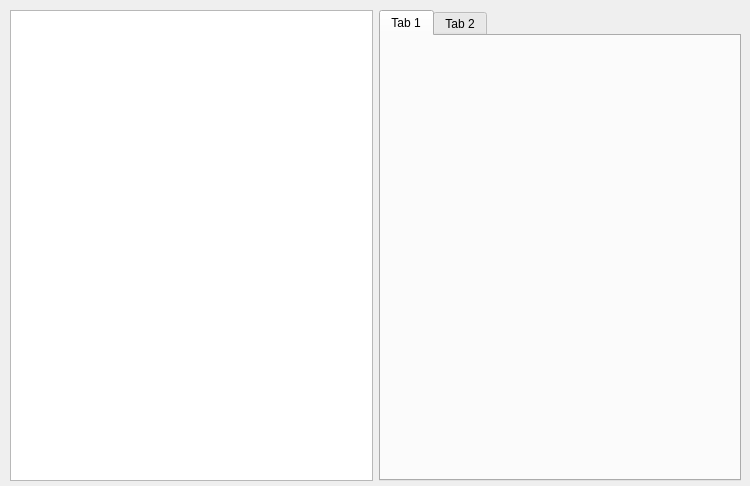
<?xml version="1.0" encoding="UTF-8"?>
<ui version="4.0">
 <class>Form</class>
 <widget class="QWidget" name="Form">
  <property name="geometry">
   <rect>
    <x>0</x>
    <y>0</y>
    <width>750</width>
    <height>486</height>
   </rect>
  </property>
  <property name="windowTitle">
   <string>Form</string>
  </property>
  <widget class="QWidget" name="">
   <property name="geometry">
    <rect>
     <x>10</x>
     <y>10</y>
     <width>731</width>
     <height>471</height>
    </rect>
   </property>
   <layout class="QHBoxLayout" name="horizontalLayout">
    <item>
     <widget class="QTableView" name="tblAlumnos"/>
    </item>
    <item>
     <widget class="QTabWidget" name="tabWidget">
      <widget class="QWidget" name="tab">
       <attribute name="title">
        <string>Tab 1</string>
       </attribute>
      </widget>
      <widget class="QWidget" name="tab_2">
       <attribute name="title">
        <string>Tab 2</string>
       </attribute>
      </widget>
     </widget>
    </item>
   </layout>
  </widget>
 </widget>
 <resources/>
 <connections/>
</ui>
